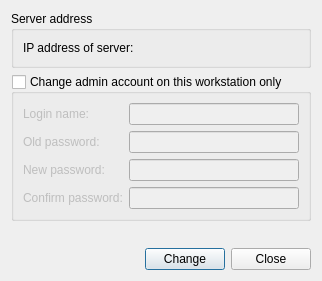
<?xml version="1.0" encoding="UTF-8"?>
<ui version="4.0">
 <class>AdminOptionDialog</class>
 <widget class="QDialog" name="AdminOptionDialog">
  <property name="geometry">
   <rect>
    <x>0</x>
    <y>0</y>
    <width>282</width>
    <height>257</height>
   </rect>
  </property>
  <property name="windowTitle">
   <string>Option</string>
  </property>
  <layout class="QVBoxLayout" name="verticalLayout">
   <item>
    <widget class="QGroupBox" name="groupBox_2">
     <property name="styleSheet">
      <string notr="true">QLineEdit {
	background-color:white;
	border: 0;
}
QLabel[cate=&quot;ipSep&quot;] {
	border: 0;
	background-color:white;
}</string>
     </property>
     <property name="title">
      <string>Server address</string>
     </property>
     <layout class="QHBoxLayout" name="horizontalLayout_2">
      <property name="margin">
       <number>9</number>
      </property>
      <item>
       <widget class="QLabel" name="label">
        <property name="text">
         <string>IP address of server:</string>
        </property>
       </widget>
      </item>
      <item>
       <widget class="QcIPWidget" name="qcIPWidget" native="true">
        <property name="minimumSize">
         <size>
          <width>80</width>
          <height>16</height>
         </size>
        </property>
        <property name="maximumSize">
         <size>
          <width>16777215</width>
          <height>20</height>
         </size>
        </property>
       </widget>
      </item>
     </layout>
    </widget>
   </item>
   <item>
    <widget class="QGroupBox" name="adminAccountGroupBox">
     <property name="enabled">
      <bool>true</bool>
     </property>
     <property name="title">
      <string>Change admin account on this workstation only</string>
     </property>
     <property name="checkable">
      <bool>true</bool>
     </property>
     <property name="checked">
      <bool>false</bool>
     </property>
     <layout class="QGridLayout" name="gridLayout">
      <item row="0" column="0">
       <widget class="QLabel" name="label_2">
        <property name="text">
         <string>Login name:</string>
        </property>
       </widget>
      </item>
      <item row="0" column="1">
       <widget class="QLineEdit" name="loginNameLineEdit">
        <property name="inputMask">
         <string notr="true"/>
        </property>
       </widget>
      </item>
      <item row="1" column="0">
       <widget class="QLabel" name="label_3">
        <property name="text">
         <string>Old password:</string>
        </property>
       </widget>
      </item>
      <item row="1" column="1">
       <widget class="QLineEdit" name="oldPwdLineEdit">
        <property name="echoMode">
         <enum>QLineEdit::Password</enum>
        </property>
       </widget>
      </item>
      <item row="2" column="0">
       <widget class="QLabel" name="label_4">
        <property name="text">
         <string>New password:</string>
        </property>
       </widget>
      </item>
      <item row="2" column="1">
       <widget class="QLineEdit" name="newPwdLineEdit">
        <property name="echoMode">
         <enum>QLineEdit::Password</enum>
        </property>
       </widget>
      </item>
      <item row="3" column="0">
       <widget class="QLabel" name="label_5">
        <property name="text">
         <string>Confirm password:</string>
        </property>
       </widget>
      </item>
      <item row="3" column="1">
       <widget class="QLineEdit" name="confirmPwdLineEdit">
        <property name="echoMode">
         <enum>QLineEdit::Password</enum>
        </property>
       </widget>
      </item>
     </layout>
    </widget>
   </item>
   <item>
    <widget class="QLabel" name="staticMessageLabel">
     <property name="font">
      <font>
       <pointsize>10</pointsize>
       <weight>50</weight>
       <bold>false</bold>
      </font>
     </property>
     <property name="text">
      <string/>
     </property>
     <property name="alignment">
      <set>Qt::AlignRight|Qt::AlignTrailing|Qt::AlignVCenter</set>
     </property>
    </widget>
   </item>
   <item>
    <layout class="QHBoxLayout" name="horizontalLayout">
     <item>
      <spacer name="horizontalSpacer">
       <property name="orientation">
        <enum>Qt::Horizontal</enum>
       </property>
       <property name="sizeHint" stdset="0">
        <size>
         <width>40</width>
         <height>20</height>
        </size>
       </property>
      </spacer>
     </item>
     <item>
      <widget class="QPushButton" name="changeButton">
       <property name="text">
        <string>Change</string>
       </property>
       <property name="icon">
        <iconset resource="../../resource/clientApp.qrc">
         <normaloff>:/icons/icons/Common/edit.png</normaloff>:/icons/icons/Common/edit.png</iconset>
       </property>
       <property name="cssType" stdset="0">
        <string notr="true">smallBlueButton</string>
       </property>
      </widget>
     </item>
     <item>
      <widget class="QPushButton" name="closeButton">
       <property name="text">
        <string>Close</string>
       </property>
       <property name="icon">
        <iconset resource="../../resource/clientApp.qrc">
         <normaloff>:/icons/icons/Common/cancel.png</normaloff>:/icons/icons/Common/cancel.png</iconset>
       </property>
       <property name="cssType" stdset="0">
        <string notr="true">smallBlackButton</string>
       </property>
      </widget>
     </item>
    </layout>
   </item>
  </layout>
 </widget>
 <customwidgets>
  <customwidget>
   <class>QcIPWidget</class>
   <extends>QWidget</extends>
   <header>qcipwidget.h</header>
   <container>1</container>
  </customwidget>
 </customwidgets>
 <tabstops>
  <tabstop>adminAccountGroupBox</tabstop>
  <tabstop>loginNameLineEdit</tabstop>
  <tabstop>oldPwdLineEdit</tabstop>
  <tabstop>newPwdLineEdit</tabstop>
  <tabstop>confirmPwdLineEdit</tabstop>
  <tabstop>changeButton</tabstop>
  <tabstop>closeButton</tabstop>
 </tabstops>
 <resources>
  <include location="../../resource/clientApp.qrc"/>
 </resources>
 <connections/>
</ui>
